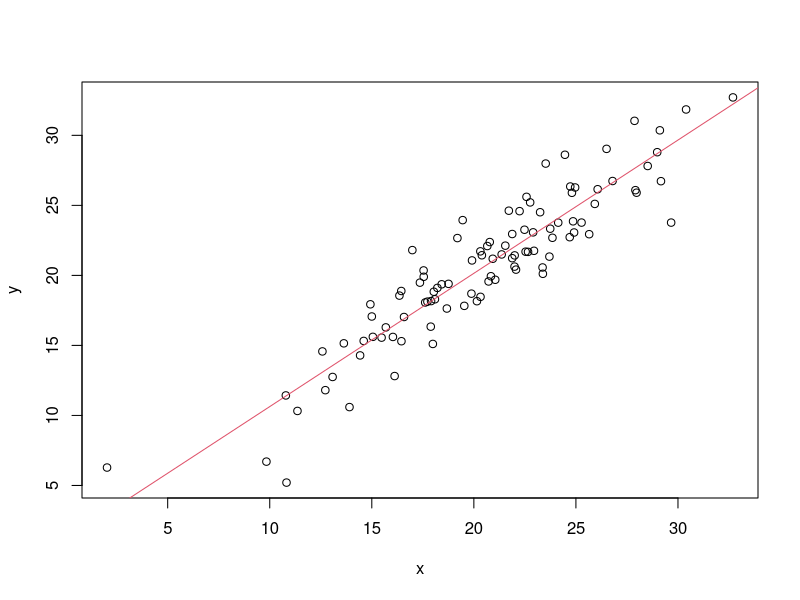

Write the R code that produced this figure.
x = rnorm(100, mean = 20, sd = 5)
y = x + rnorm(100, mean = 0, sd = 2)
fit = lm(y ~x)
summary(fit)
# plot data 
plot(x,y)
abline(fit, col =2)
